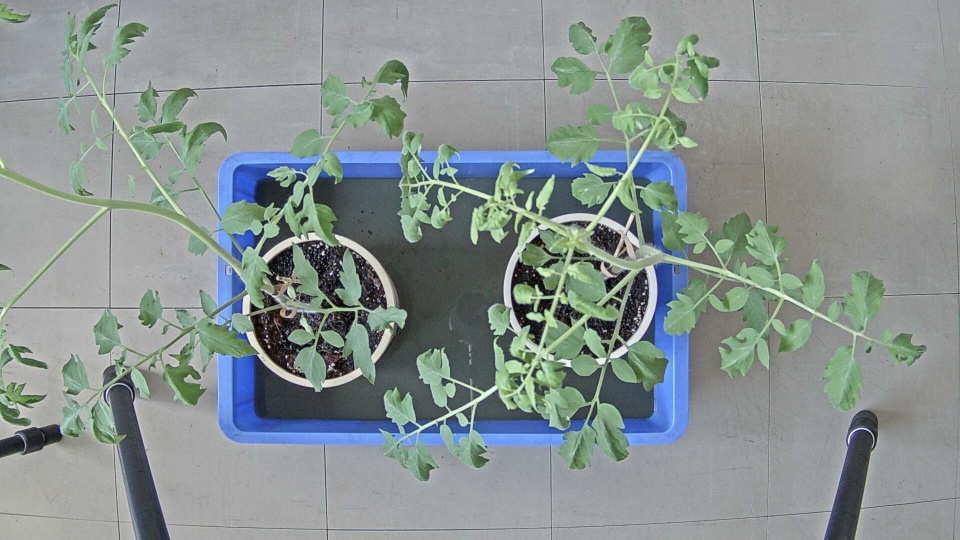
#> input picture dataset/images/image007.jpg, 960 x 540 px, given in place of d, which was not available
$ python -i imageprocessing.py   (imports and definitions only)
#> lines starting #> are read from the running program, lines starting #| are printed output that depends on the picture; after the words box and inside, x2 and y2 are one past the last pixel; in counts of white or black regions, pixels touching at a corner belong together; pictures that were not available may be replaced by others from this repository, and a replacement may not be noted
import numpy as np
import os
import cv2
import sys
from matplotlib import pyplot as plt
from pylsd.lsd import lsd
import copy
import glob

IMAGE_PATH = "./dataset/images/" #元画像のあるディレクトリへのパス
GREEN_IMAGE_PATH = "./dataset/green_images/" #緑領域を抽出した画像のあるディレクトリへのパス
BINARY_IMAGE_PATH = "./dataset/binary_images/" #二値化画像のあるディレクトリへのパス
DIFF_IMAGE_PATH = "./dataset/diff_images/" #差分画像のあるディレクトリへのパス
HOUGHLINE_IMAGE_PATH = "./dataset/houghlines_images/" #ハフ変換画像のあるディレクトリへのパス
LSD_IMAGE_PATH = "./dataset/lsd_images/" #LSD変換画像のあるディレクトリへのパス
CANNY_IMAGE_PATH = "./dataset/canny_images/" #canny法を適用した画像のあるディレクトリへのパス
EDGE_DENSITY_IMAGE_PATH = "./dataset/edge_density_images" #エッジ強度分布画像のあるディレクトリへのパス
MOVIE_PATH = "./dataset/movies/" #トラッキング動画などの動画のあるディレクトリへのパス

# 緑色の検出
def detect_green_color(iamge):
    # HSV色空間に変換
    hsv = cv2.cvtColor(iamge, cv2.COLOR_BGR2HSV)

    # 緑色のHSVの値域1
    hsv_min = np.array([30, 45, 0])
    hsv_max = np.array([90,255,255])

    # 緑色領域のマスク（255：赤色、0：赤色以外）
    mask = cv2.inRange(hsv, hsv_min, hsv_max)

    # マスキング処理
    masked_img = cv2.bitwise_and(iamge, iamge, mask=mask)

    return masked_img

# 確率的ハフ変換で直線を抽出する関数
# [167 lines left out: functions hough_lines_p, LineSegmentedDetector, binarization, resize, image_diff, edge_density and 2 more, not called in this run]

#画像ファイルから一括で緑領域を抽出する関数
def get_green_image(files):


#> called with files = 'dataset/images/image007.jpg'
    for original_image in files:
        filename = os.path.basename(original_image)
        image = cv2.imread(original_image)
#> image is the input picture: shape (540, 960, 3); mean B, G, R 144.9, 146.7, 136.5
        green_image = detect_green_color(image)
#> in detect_green_color, `hsv = cv2.cvtColor(iamge, cv2.COLOR_BGR2HSV)`: hsv: shape (540, 960, 3); mean H, S, V 70.2, 30.5, 152.8
#> in detect_green_color, `mask = cv2.inRange(hsv, hsv_min, hsv_max)`:
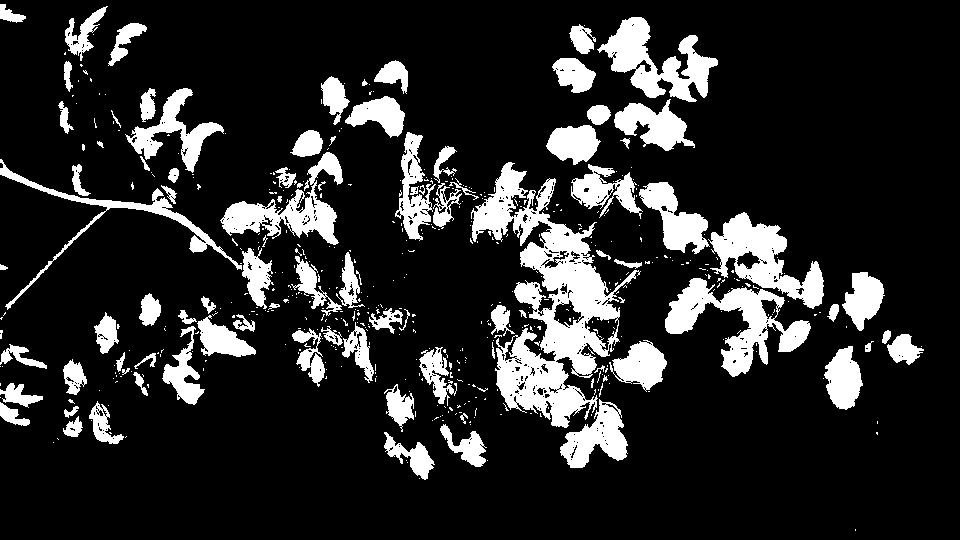
#> mask: shape (540, 960); 16% white; 518 white regions (424 under 20 px), largest, box (x1, y1, x2, y2) and area: (471, 162, 641, 428) 15309, (665, 278, 811, 377) 5207, (708, 212, 824, 309) 4535
#> in detect_green_color, `masked_img = cv2.bitwise_and(iamge, iamge, mask=mask)`:
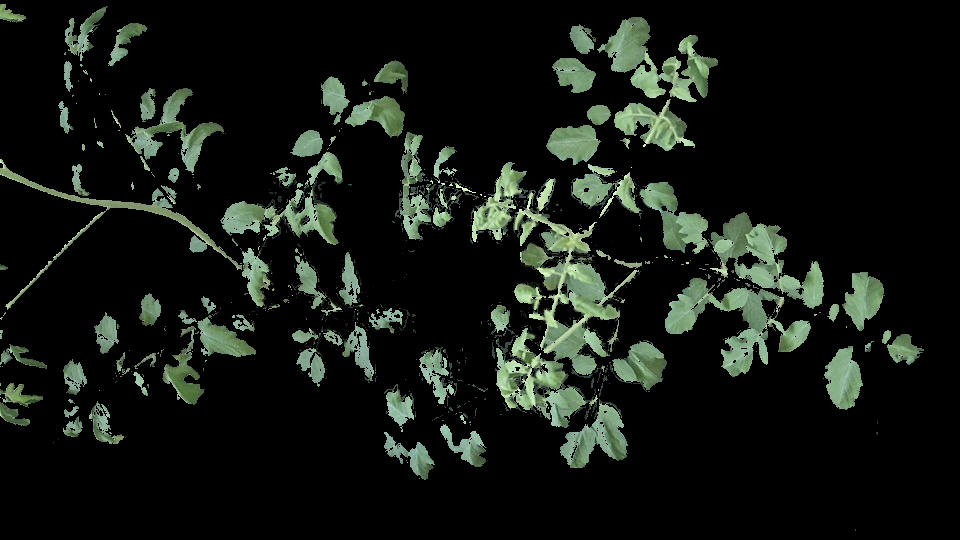
#> masked_img: shape (540, 960, 3); mean B, G, R 19.1, 24.6, 19.6
        cv2.imwrite(GREEN_IMAGE_PATH + filename,green_image)
        print("{} ---> get green image".format(filename))
#> pass 2 of the loop in get_green_image, `for original_image in files:`:
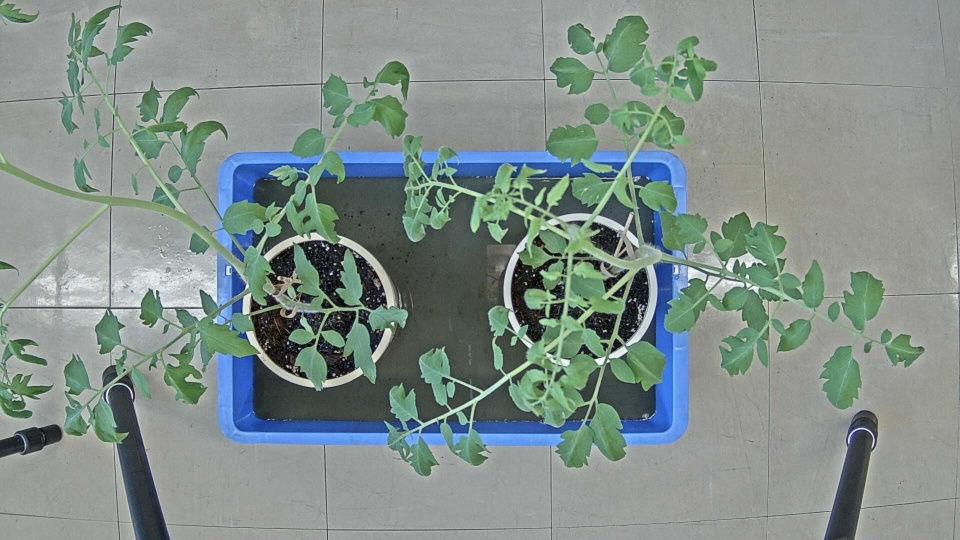
#> input picture dataset/images/image008.jpg, 960 x 540 px, given in place of a, which was not available
#> in get_green_image, image is the input picture: shape (540, 960, 3); mean B, G, R 138.5, 143.3, 129.9
#> hsv: shape (540, 960, 3); mean H, S, V 68, 34.7, 148
#> in detect_green_color (call 2), `mask = cv2.inRange(hsv, hsv_min, hsv_max)`:
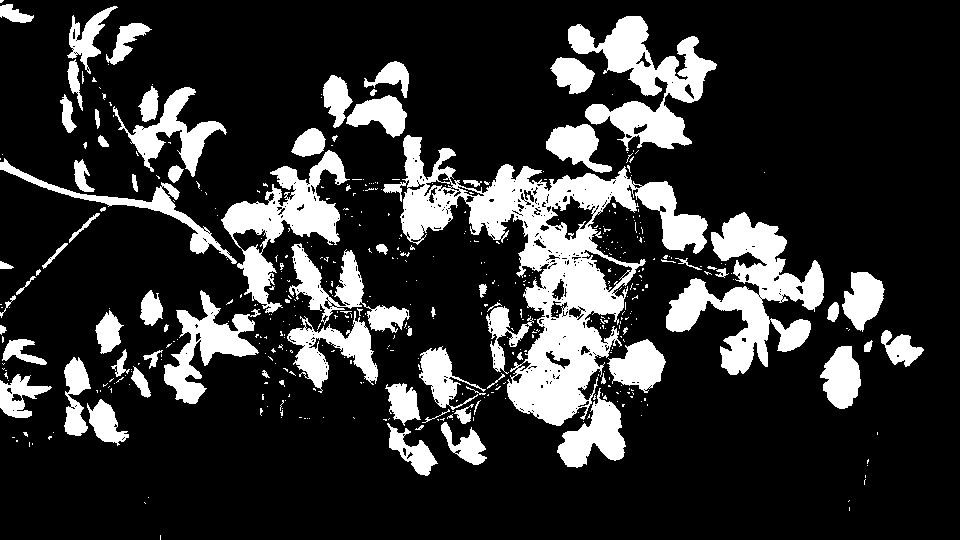
#> mask: shape (540, 960); 19.3% white; 473 white regions (393 under 20 px), largest, box (x1, y1, x2, y2) and area: (383, 135, 708, 426) 25538, (666, 212, 824, 375) 10062, (568, 16, 717, 151) 8109
#> in detect_green_color (call 2), `masked_img = cv2.bitwise_and(iamge, iamge, mask=mask)`:
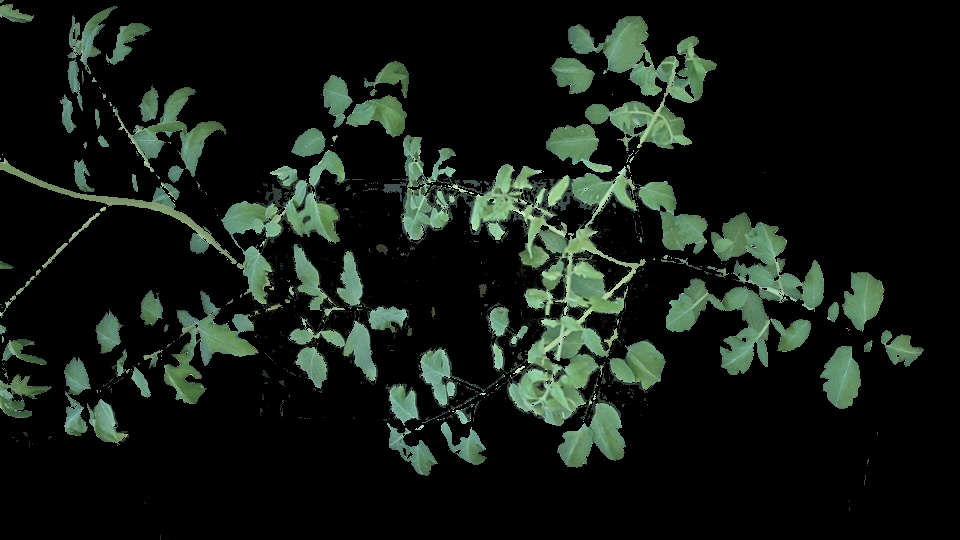
#> masked_img: shape (540, 960, 3); mean B, G, R 20.6, 26.6, 19.4

#2つの画像ファイルを一括でリサイズする関数
# [117 lines left out: functions get_resized_image, get_binarized_image, get_diff_image, get_houghline_image, get_LSD_image, get_movie and 1 more, not called in this run]

# [52 lines not run here, left out]

#> (the run stopped early here; a loop or call above may not have finished)
